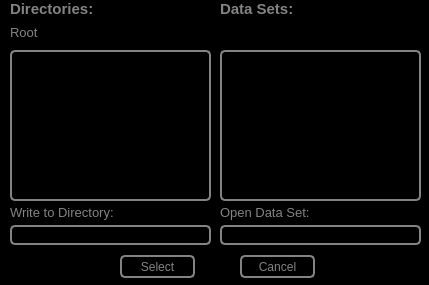
<?xml version="1.0" encoding="UTF-8"?>
<ui version="4.0">
 <class>Dialog</class>
 <widget class="QDialog" name="Dialog">
  <property name="geometry">
   <rect>
    <x>0</x>
    <y>0</y>
    <width>429</width>
    <height>285</height>
   </rect>
  </property>
  <property name="windowTitle">
   <string>Data Vault Explorer</string>
  </property>
  <property name="windowIcon">
   <iconset resource="../../Resources/nSOTScannerResources.qrc">
    <normaloff>:/nSOTScanner/Pictures/jj_schema.svg</normaloff>:/nSOTScanner/Pictures/jj_schema.svg</iconset>
  </property>
  <property name="styleSheet">
   <string notr="true">#Dialog{
	background-color: rgb(0, 0, 0);}</string>
  </property>
  <widget class="QPushButton" name="select">
   <property name="geometry">
    <rect>
     <x>120</x>
     <y>255</y>
     <width>75</width>
     <height>23</height>
    </rect>
   </property>
   <property name="styleSheet">
    <string notr="true">QPushButton:pressed#select{
color: rgb(0,0,0);
background-color:rgb(131,131,131);
border: 1px solid rgb(0,0,0);
border-radius: 5px
}

QPushButton#select{
color: rgb(131,131,131);
background-color:rgb(0,0,0);
border: 2px solid  rgb(131,131,131);
border-radius: 5px
}</string>
   </property>
   <property name="text">
    <string>Select</string>
   </property>
  </widget>
  <widget class="QLabel" name="dirName">
   <property name="geometry">
    <rect>
     <x>10</x>
     <y>25</y>
     <width>120</width>
     <height>16</height>
    </rect>
   </property>
   <property name="text">
    <string>&lt;html&gt;&lt;head/&gt;&lt;body&gt;&lt;p&gt;&lt;span style=&quot; font-size:10pt; color:#838383;&quot;&gt;Root&lt;/span&gt;&lt;/p&gt;&lt;/body&gt;&lt;/html&gt;</string>
   </property>
  </widget>
  <widget class="QLabel" name="label">
   <property name="geometry">
    <rect>
     <x>10</x>
     <y>205</y>
     <width>106</width>
     <height>16</height>
    </rect>
   </property>
   <property name="text">
    <string>&lt;html&gt;&lt;head/&gt;&lt;body&gt;&lt;p&gt;&lt;span style=&quot; font-size:10pt; color:#838383;&quot;&gt;Write to Directory:&lt;/span&gt;&lt;/p&gt;&lt;/body&gt;&lt;/html&gt;</string>
   </property>
  </widget>
  <widget class="QPushButton" name="home">
   <property name="geometry">
    <rect>
     <x>165</x>
     <y>20</y>
     <width>23</width>
     <height>23</height>
    </rect>
   </property>
   <property name="toolTip">
    <string>Go to Root</string>
   </property>
   <property name="styleSheet">
    <string notr="true">#home{
image:url(:/nSOTScanner/Pictures/homeIcon.png);
background: black;
border: 0px solid rgb(95,107,166);
}

QPushButton:pressed#home{
image:url(:/nSOTScanner/Pictures/homeIcon.png);
background: black;
border: 2px solid white;
border-radius: 5px
}</string>
   </property>
   <property name="text">
    <string/>
   </property>
  </widget>
  <widget class="QLabel" name="Directories">
   <property name="geometry">
    <rect>
     <x>10</x>
     <y>0</y>
     <width>89</width>
     <height>18</height>
    </rect>
   </property>
   <property name="text">
    <string>&lt;html&gt;&lt;head/&gt;&lt;body&gt;&lt;p&gt;&lt;span style=&quot; font-size:11pt; font-weight:600; color:#838383;&quot;&gt;Directories:&lt;/span&gt;&lt;/p&gt;&lt;/body&gt;&lt;/html&gt;</string>
   </property>
  </widget>
  <widget class="QListWidget" name="dirList">
   <property name="geometry">
    <rect>
     <x>10</x>
     <y>50</y>
     <width>201</width>
     <height>151</height>
    </rect>
   </property>
   <property name="styleSheet">
    <string notr="true">QListWidget#dirList{
color: rgb(131,131,131);
background-color:rgb(0,0,0);
border: 2px solid  rgb(131,131,131);
border-radius: 5px
}


QScrollBar:horizontal {
   border: 0px;
   background: black;
   height: 15px;
}
QScrollBar:vertical {
   border: 0px;
   background: black;
   width: 15px;
}</string>
   </property>
  </widget>
  <widget class="QLabel" name="DataSets">
   <property name="geometry">
    <rect>
     <x>220</x>
     <y>0</y>
     <width>77</width>
     <height>18</height>
    </rect>
   </property>
   <property name="text">
    <string>&lt;html&gt;&lt;head/&gt;&lt;body&gt;&lt;p&gt;&lt;span style=&quot; font-size:11pt; font-weight:600; color:#838383;&quot;&gt;Data Sets:&lt;/span&gt;&lt;/p&gt;&lt;/body&gt;&lt;/html&gt;</string>
   </property>
  </widget>
  <widget class="QLineEdit" name="currentDir">
   <property name="enabled">
    <bool>true</bool>
   </property>
   <property name="geometry">
    <rect>
     <x>10</x>
     <y>225</y>
     <width>201</width>
     <height>20</height>
    </rect>
   </property>
   <property name="styleSheet">
    <string notr="true">QLineEdit#currentDir{
color: rgb(131,131,131);
background-color:rgb(0,0,0);
border: 2px solid  rgb(131,131,131);
border-radius: 5px
}</string>
   </property>
   <property name="text">
    <string/>
   </property>
   <property name="placeholderText">
    <string/>
   </property>
  </widget>
  <widget class="QLabel" name="label_4">
   <property name="geometry">
    <rect>
     <x>340</x>
     <y>25</y>
     <width>47</width>
     <height>13</height>
    </rect>
   </property>
   <property name="text">
    <string>&lt;html&gt;&lt;head/&gt;&lt;body&gt;&lt;p&gt;🏠&lt;/p&gt;&lt;/body&gt;&lt;/html&gt;</string>
   </property>
  </widget>
  <widget class="QPushButton" name="back">
   <property name="geometry">
    <rect>
     <x>140</x>
     <y>20</y>
     <width>23</width>
     <height>23</height>
    </rect>
   </property>
   <property name="toolTip">
    <string>Back</string>
   </property>
   <property name="styleSheet">
    <string notr="true">#back{
image:url(:/nSOTScanner/Pictures/backIcon.png);
background: black;
border: 0px solid rgb(95,107,166);
}

QPushButton:pressed#back{
image:url(:/nSOTScanner/Pictures/backIcon.png);
background: black;
border: 2px solid white;
border-radius: 5px
}</string>
   </property>
   <property name="text">
    <string/>
   </property>
  </widget>
  <widget class="QListWidget" name="fileList">
   <property name="geometry">
    <rect>
     <x>220</x>
     <y>50</y>
     <width>201</width>
     <height>151</height>
    </rect>
   </property>
   <property name="styleSheet">
    <string notr="true">#fileList{
color: rgb(131,131,131);
background-color:rgb(0,0,0);
border: 2px solid  rgb(131,131,131);
border-radius: 5px
}


QScrollBar:horizontal {
   border: 0px;
   background: black;
   height: 15px;
}
QScrollBar:vertical {
   border: 0px;
   background: black;
   width: 15px;
}</string>
   </property>
  </widget>
  <widget class="QLabel" name="label_2">
   <property name="geometry">
    <rect>
     <x>220</x>
     <y>205</y>
     <width>106</width>
     <height>16</height>
    </rect>
   </property>
   <property name="text">
    <string>&lt;html&gt;&lt;head/&gt;&lt;body&gt;&lt;p&gt;&lt;span style=&quot; font-size:10pt; color:#838383;&quot;&gt;Open Data Set:&lt;/span&gt;&lt;/p&gt;&lt;/body&gt;&lt;/html&gt;</string>
   </property>
  </widget>
  <widget class="QLineEdit" name="currentFile">
   <property name="enabled">
    <bool>true</bool>
   </property>
   <property name="geometry">
    <rect>
     <x>220</x>
     <y>225</y>
     <width>201</width>
     <height>20</height>
    </rect>
   </property>
   <property name="styleSheet">
    <string notr="true">QLineEdit#currentFile{
color: rgb(131,131,131);
background-color:rgb(0,0,0);
border: 2px solid  rgb(131,131,131);
border-radius: 5px
}</string>
   </property>
  </widget>
  <widget class="QPushButton" name="cancelSelect">
   <property name="geometry">
    <rect>
     <x>240</x>
     <y>255</y>
     <width>75</width>
     <height>23</height>
    </rect>
   </property>
   <property name="styleSheet">
    <string notr="true">QPushButton:pressed#cancelSelect{
color: rgb(0,0,0);
background-color:rgb(131,131,131);
border: 1px solid rgb(0,0,0);
border-radius: 5px
}

QPushButton#cancelSelect{
color: rgb(131,131,131);
background-color:rgb(0,0,0);
border: 2px solid  rgb(131,131,131);
border-radius: 5px
}</string>
   </property>
   <property name="text">
    <string>Cancel</string>
   </property>
  </widget>
  <widget class="QPushButton" name="addDir">
   <property name="geometry">
    <rect>
     <x>190</x>
     <y>20</y>
     <width>23</width>
     <height>23</height>
    </rect>
   </property>
   <property name="toolTip">
    <string>Add Directory</string>
   </property>
   <property name="styleSheet">
    <string notr="true">#addDir{
image:url(:/nSOTScanner/Pictures/addPlotIcon.png);
background: black;
border: 0px solid rgb(95,107,166);
}

QPushButton:pressed#addDir{
image:url(:/nSOTScanner/Pictures/addPlotIcon.png);
background: black;
border: 2px solid white;
border-radius: 5px
}</string>
   </property>
   <property name="text">
    <string/>
   </property>
  </widget>
  <widget class="QPushButton" name="pushButton_dvexplorer_refresh">
   <property name="geometry">
    <rect>
     <x>115</x>
     <y>20</y>
     <width>23</width>
     <height>23</height>
    </rect>
   </property>
   <property name="toolTip">
    <string>Refresh</string>
   </property>
   <property name="styleSheet">
    <string notr="true">#pushButton_dvexplorer_refresh{
image:url(:/nSOTScanner/Pictures/refreshIcon.png);
background: black;
border: 0px solid rgb(95,107,166);
}

QPushButton:pressed#refresh{
image:url(:/nSOTScanner/Pictures/refreshIcon.png);
background: black;
border: 2px solid white;
border-radius: 5px
}</string>
   </property>
   <property name="text">
    <string/>
   </property>
  </widget>
 </widget>
 <resources>
  <include location="../../Resources/nSOTScannerResources.qrc"/>
 </resources>
 <connections/>
</ui>
